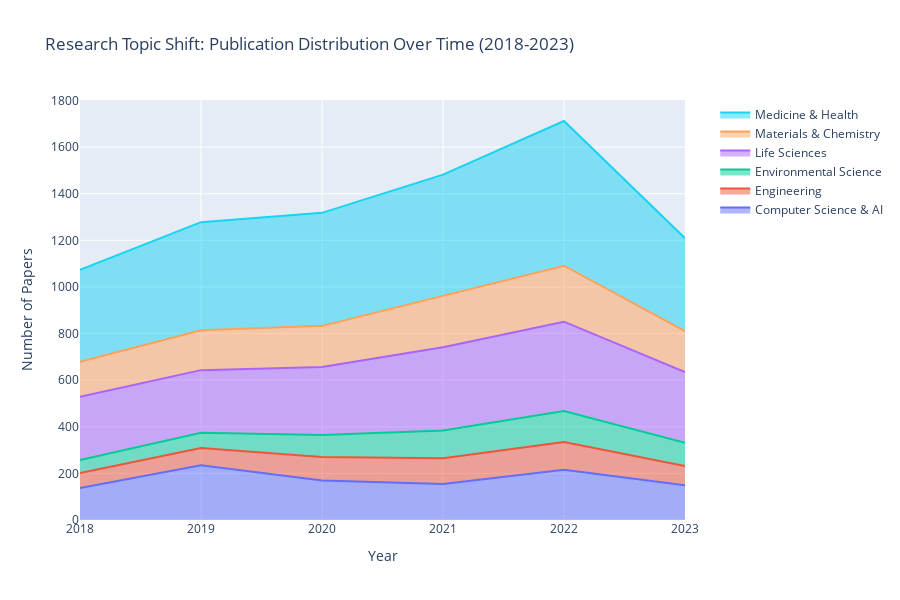

Source (notebook cell):
### Code cell
# Visualize: Big Topic Shift Over Time (Stacked Area Chart)
pivot_data = topic_trends.pivot(index='year', columns='topic', values='papers').fillna(0)

fig = go.Figure()

for topic in pivot_data.columns:
    fig.add_trace(go.Scatter(
        x=pivot_data.index,
        y=pivot_data[topic],
        mode='lines',
        name=topic,
        stackgroup='one',
        hovertemplate='<b>%{fullData.name}</b><br>Year: %{x}<br>Papers: %{y}<extra></extra>'
    ))

fig.update_layout(
    title='Research Topic Shift: Publication Distribution Over Time (2018-2023)',
    xaxis_title='Year',
    yaxis_title='Number of Papers',
    hovermode='x unified',
    height=600,
    showlegend=True,
    legend=dict(orientation='v', yanchor='top', y=1, xanchor='left', x=1.05)
)

fig.show()

### Figure 1 — Plotly figure (JSON) as saved in the notebook; plotly's stock layout.template omitted (floating-point values rounded to 4 significant figures)
{"data": [{"hovertemplate": "<b>%{fullData.name}</b><br>Year: %{x}<br>Papers: %{y}<extra></extra>", "mode": "lines", "name": "Computer Science & AI", "stackgroup": "one", "type": "scatter", "x": [2018, 2019, 2020, 2021, 2022, 2023], "y": [137, 235, 169, 154, 216, 149]}, {"hovertemplate": "<b>%{fullData.name}</b><br>Year: %{x}<br>Papers: %{y}<extra></extra>", "mode": "lines", "name": "Engineering", "stackgroup": "one", "type": "scatter", "x": [2018, 2019, 2020, 2021, 2022, 2023], "y": [65, 74, 101, 111, 119, 83]}, {"hovertemplate": "<b>%{fullData.name}</b><br>Year: %{x}<br>Papers: %{y}<extra></extra>", "mode": "lines", "name": "Environmental Science", "stackgroup": "one", "type": "scatter", "x": [2018, 2019, 2020, 2021, 2022, 2023], "y": [55, 65, 95, 119, 133, 99]}, {"hovertemplate": "<b>%{fullData.name}</b><br>Year: %{x}<br>Papers: %{y}<extra></extra>", "mode": "lines", "name": "Life Sciences", "stackgroup": "one", "type": "scatter", "x": [2018, 2019, 2020, 2021, 2022, 2023], "y": [272, 269, 292, 357, 383, 304]}, {"hovertemplate": "<b>%{fullData.name}</b><br>Year: %{x}<br>Papers: %{y}<extra></extra>", "mode": "lines", "name": "Materials & Chemistry", "stackgroup": "one", "type": "scatter", "x": [2018, 2019, 2020, 2021, 2022, 2023], "y": [150, 171, 176, 220, 240, 175]}, {"hovertemplate": "<b>%{fullData.name}</b><br>Year: %{x}<br>Papers: %{y}<extra></extra>", "mode": "lines", "name": "Medicine & Health", "stackgroup": "one", "type": "scatter", "x": [2018, 2019, 2020, 2021, 2022, 2023], "y": [394, 464, 485, 521, 621, 399]}], "layout": {"height": 600, "hovermode": "x unified", "legend": {"orientation": "v", "x": 1.05, "xanchor": "left", "y": 1, "yanchor": "top"}, "showlegend": true, "title": {"text": "Research Topic Shift: Publication Distribution Over Time (2018-2023)"}, "xaxis": {"title": {"text": "Year"}}, "yaxis": {"title": {"text": "Number of Papers"}}}}
